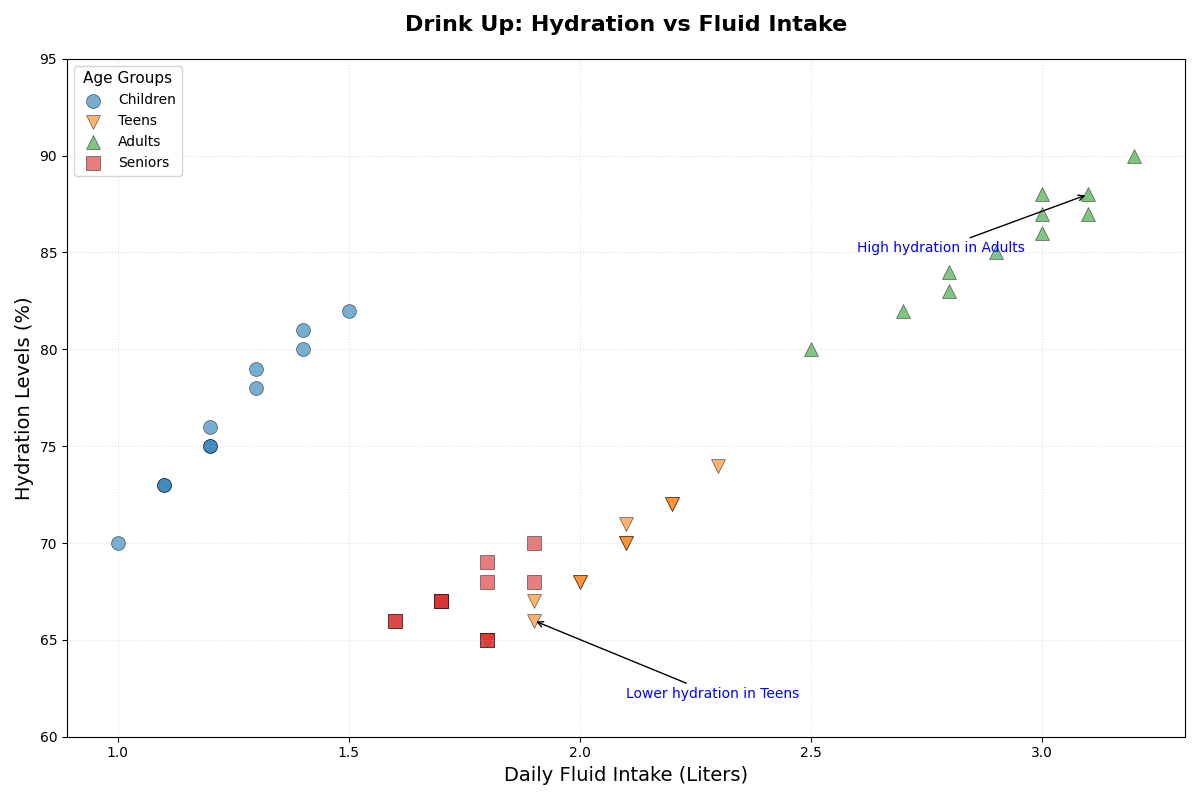

Source code (Python):
import matplotlib.pyplot as plt
import numpy as np

age_groups = ['Children', 'Teens', 'Adults', 'Seniors']
daily_fluid_intake_liters = {
    'Children': [1.0, 1.2, 1.1, 1.4, 1.3, 1.2, 1.1, 1.5, 1.2, 1.3, 1.4],
    'Teens': [1.8, 2.0, 1.9, 2.1, 2.2, 2.1, 2.3, 1.9, 2.0, 2.1, 2.2],
    'Adults': [2.5, 2.8, 2.7, 2.9, 3.0, 3.1, 3.0, 3.2, 2.8, 3.1, 3.0],
    'Seniors': [1.8, 1.9, 1.7, 1.6, 1.8, 1.7, 1.9, 1.8, 1.6, 1.7, 1.8]
}
hydration_levels = {
    'Children': [70, 75, 73, 80, 78, 75, 73, 82, 76, 79, 81],
    'Teens': [65, 68, 67, 70, 72, 71, 74, 66, 68, 70, 72],
    'Adults': [80, 83, 82, 85, 87, 88, 86, 90, 84, 87, 88],
    'Seniors': [65, 68, 67, 66, 65, 67, 70, 68, 66, 67, 69]
}

colors = ['tab:blue', 'tab:orange', 'tab:green', 'tab:red']
markers = ['o', 'v', '^', 's']
line_styles = ['-', '--', '-.', ':']

fig, ax = plt.subplots(figsize=(12, 8))

for age_group, color, marker, line_style in zip(age_groups, colors, markers, line_styles):
    fluid_intake = daily_fluid_intake_liters[age_group]
    hydration = hydration_levels[age_group]
    ax.scatter(fluid_intake, hydration, color=color, alpha=0.6, edgecolors='black', linewidth=0.5, 
               s=100, marker=marker, label=age_group)

plt.title("Drink Up: Hydration vs Fluid Intake", fontsize=16, fontweight='bold', pad=20)
plt.xlabel("Daily Fluid Intake (Liters)", fontsize=14)
plt.ylabel("Hydration Levels (%)", fontsize=14)

plt.xticks(np.arange(1.0, 3.5, 0.5))
plt.yticks(np.arange(60, 100, 5))

plt.grid(True, linestyle=line_style, alpha=0.4)

plt.legend(title="Age Groups", fontsize=10, title_fontsize='11')

plt.annotate('High hydration in Adults', xy=(3.1, 88), xytext=(2.6, 85),
             arrowprops=dict(facecolor='gray', arrowstyle='->'), fontsize=10, color='blue')

plt.annotate('Lower hydration in Teens', xy=(1.9, 66), xytext=(2.1, 62),
             arrowprops=dict(facecolor='gray', arrowstyle='->'), fontsize=10, color='blue')

plt.tight_layout()

plt.show()
